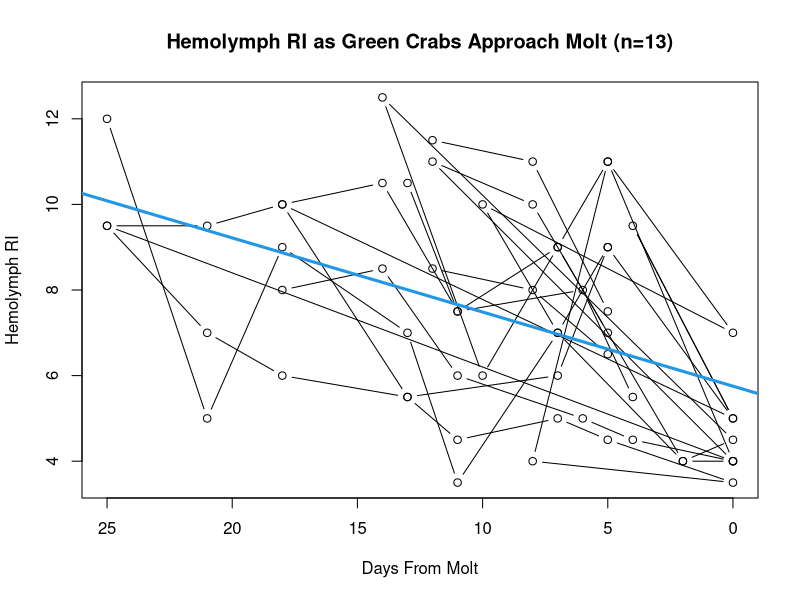
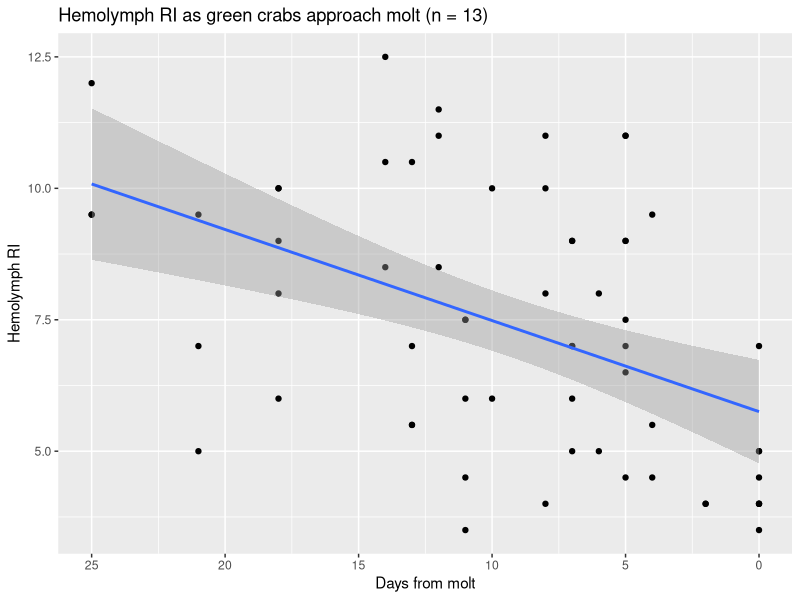
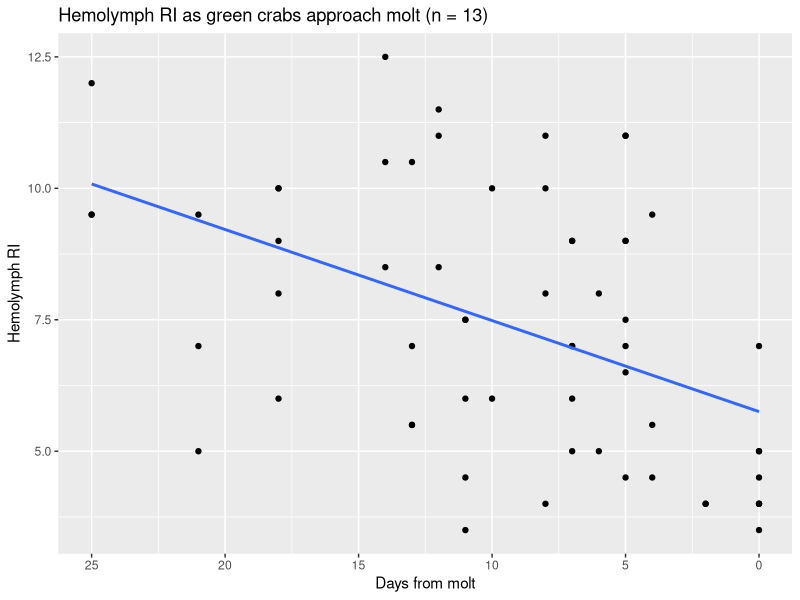
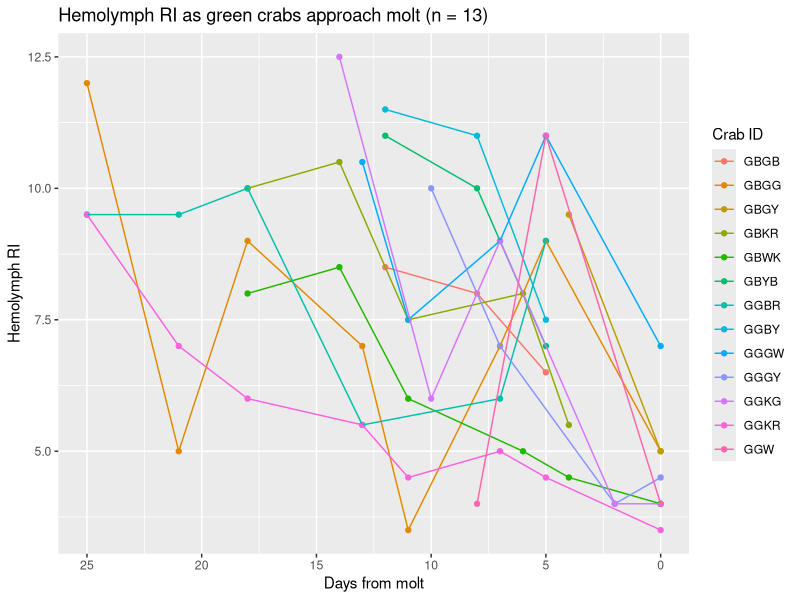
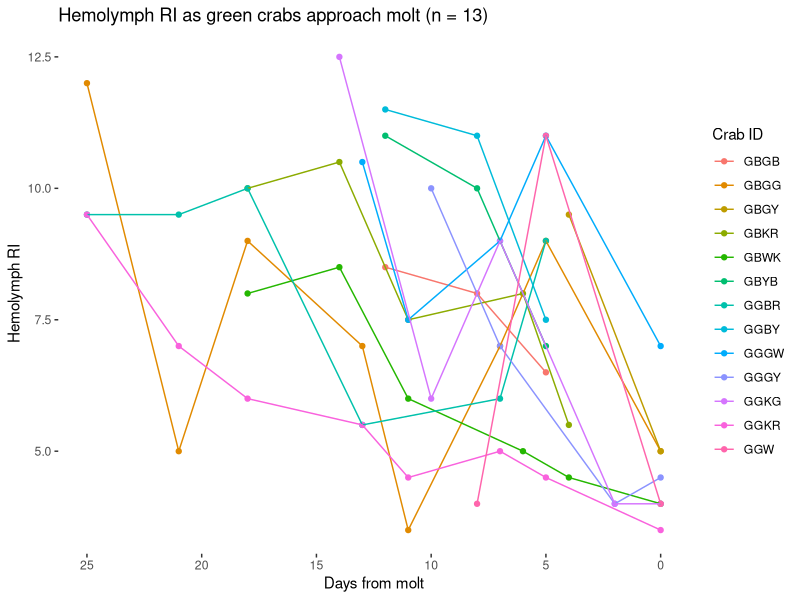
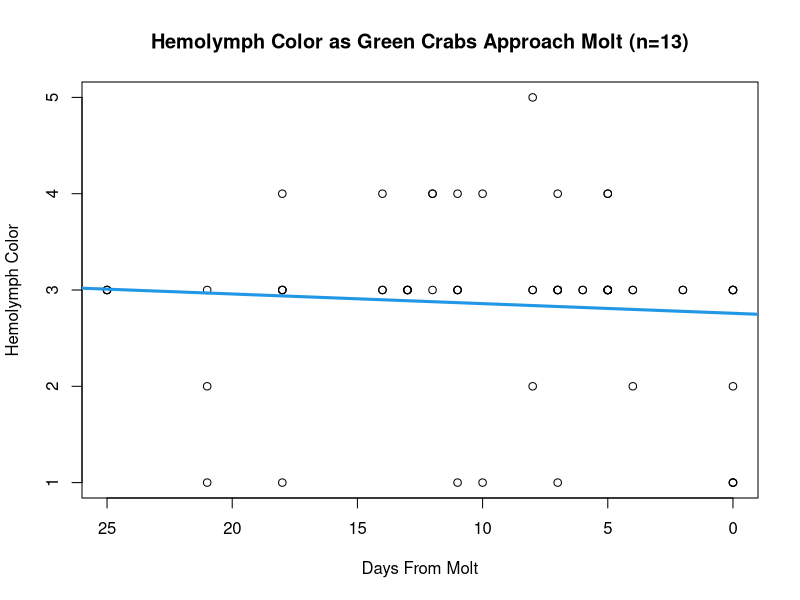
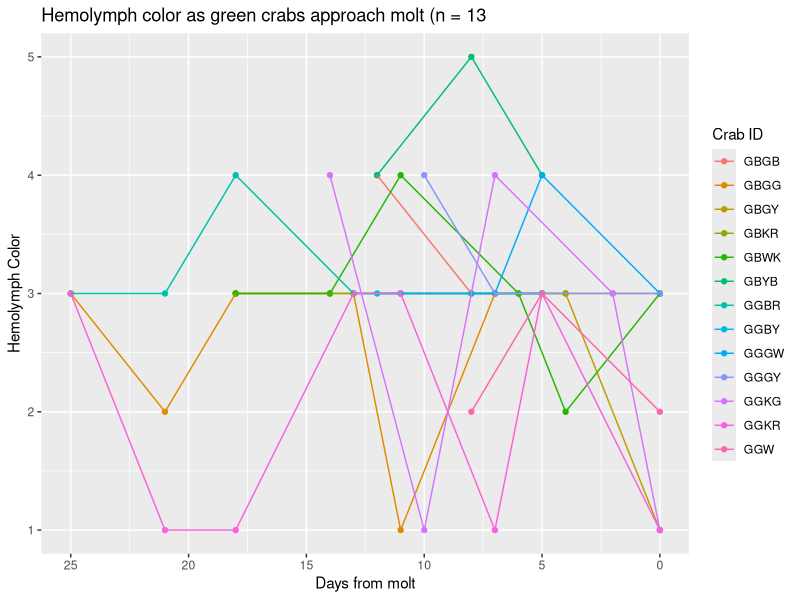
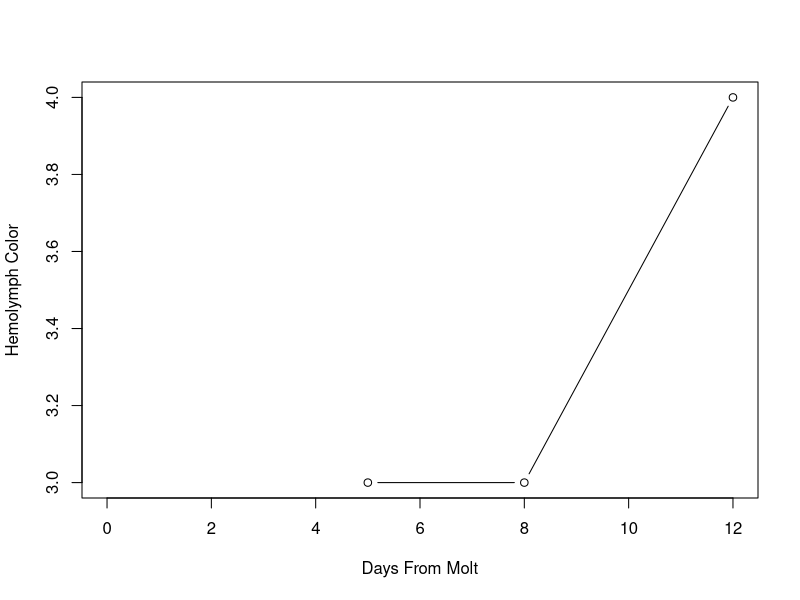

These charts were generated, in order, by the following R code:
## ---- chunk 1

molt_dat <- read.csv("../data/wl_molt_dat.csv")
# read in .csv

library(car)
library(ggplot2)
library(dplyr)
# load relevant libraries for stats analysis
## ---- chunk 2

plot(hemo_ri ~ days_from_molt, data = molt_dat,
     main = "Hemolymph RI as Green Crabs Approach Molt (n=13)",
     xlim = rev(range(days_from_molt)),
     xlab = "Days From Molt", 
     ylab = "Hemolymph RI",
     type = "b")
abline(lm (hemo_ri ~ days_from_molt, data = molt_dat), col = 4, lwd = 3)

# plots hemo ri vs days from molt for all 13 crabs
# need to reverse x axis to count down to molt
# appears to be downward trend in hemolymph RI as crabs approach molt
# need to investigate on an individual level
## ---- chunk 3

molt_dat %>% 
        # pipes molt data into ggplot
  ggplot(aes(x = days_from_molt, y = hemo_ri)) + 
        # populates plot with hemo ri info and defines color with crab ID
    geom_point() + geom_smooth(method=lm) + 
        # specifies type of plot -- linear model with 95 percent confidence
        scale_x_reverse() + 
        # reverses x axis so information counts down to molt
        xlab("Days from molt") + 
        ylab ("Hemolymph RI") +
        ggtitle("Hemolymph RI as green crabs approach molt (n = 13)")
        # renames x and y labels and title

## ---- chunk 4

molt_dat %>% 
        # pipes molt data into ggplot
  ggplot(aes(x = days_from_molt, y = hemo_ri)) + 
        # populates plot with hemo ri info and defines color with crab ID
    geom_point() + geom_smooth(method=lm, se=FALSE) + 
        # specifies type of plot -- linear model without confidence int
        scale_x_reverse() + 
        # reverses x axis so information counts down to molt
        xlab("Days from molt") + 
        ylab ("Hemolymph RI") +
        ggtitle("Hemolymph RI as green crabs approach molt (n = 13)")
        # renames x and y labels and title


## ---- chunk 5

library(ggplot2)
library(dplyr)

molt_dat %>% 
        # pipes molt data into ggplot
  ggplot(aes(x = days_from_molt, y = hemo_ri, colour = crab_id)) + 
        # populates plot with hemo ri info and defines color with crab ID
    geom_point() + geom_line() + 
        # specifies type of plot - scatter linear plot with crab IDs
        scale_x_reverse() + 
        # reverses x axis so information counts down to molt
        xlab("Days from molt") + 
        ylab ("Hemolymph RI") +
        ggtitle("Hemolymph RI as green crabs approach molt (n = 13)") +
        # renames x and y labels and title
        labs(col = "Crab ID") 
        # changes legend title
## ---- chunk 6
library(ggplot2)
library(dplyr)

molt_dat %>% 
        # pipes molt data into ggplot
  ggplot(aes(x = days_from_molt, y = hemo_ri, colour = crab_id)) + 
        # populates plot with hemo ri info and defines color with crab ID
    geom_point() + geom_line() +
        # specifies type of plot - scatter linear plot with crab ids
        scale_x_reverse() + 
        # reverses x axis so information counts down to molt
        xlab("Days from molt") + 
        ylab ("Hemolymph RI") +
        ggtitle("Hemolymph RI as green crabs approach molt (n = 13)") +
        # renames x and y labels and title
        labs(col = "Crab ID") + 
        # changes legend title
        theme(panel.grid.major = element_blank(),
              panel.grid.minor = element_blank(), 
              panel.background = element_blank())
        # removes background grid from plot

## ---- chunk 7
ri_mod <- lm(hemo_ri ~ days_from_molt, data = molt_dat)
summary(ri_mod)
anova(ri_mod)
car::Anova(ri_mod, type = 3)

# linear models for significance testing 
# r square of 0.22 -- weak correlation

## ---- chunk 8

plot(hemo_color ~ days_from_molt, data = molt_dat,
     main = "Hemolymph Color as Green Crabs Approach Molt (n=13)",
     xlim = rev(range(days_from_molt)),
     xlab = "Days From Molt", 
     ylab = "Hemolymph Color")
abline(lm (hemo_color ~ days_from_molt, data = molt_dat), col = 4, lwd = 3)

# plots hemo color vs days from molt for all 13 crabs
# need to reverse x axis to count down to molt
# doesn't appear to be strong trend or correlation

## ---- chunk 9
library(ggplot2)
library(dplyr)

molt_dat %>% 
        # pipes molt data into ggplot
  ggplot(aes(x = days_from_molt, y = hemo_color, colour = crab_id)) + 
        # populates plot with hemo color info and defines color with crab ID
    geom_point() + geom_line() + 
        # specifies type of plot
        scale_x_reverse() + 
        # reverses x axis so information counts down to molt
        xlab("Days from molt") + 
        ylab ("Hemolymph Color") +
        ggtitle("Hemolymph color as green crabs approach molt (n = 13") +
        # renames x and y labels and title
        labs(col = "Crab ID")
        # changes legend title
## ---- chunk 10

col_mod <- lm(hemo_color ~ days_from_molt, data = molt_dat)
summary(col_mod)
anova(col_mod)
car::Anova(col_mod, type = 3)

# linear models for significance testing 

## ---- chunk 11

# individual hemo color graphs over time

plot(hemo_color ~ days_from_molt, data = molt_dat,
     subset = crab_id == "GBGB",
     xlab = "Days From Molt", 
     ylab = "Hemolymph Color",
     type = "b")

plot(hemo_color ~ days_from_molt, data = molt_dat,
     subset = crab_id == "GBGG",
     xlab = "Days From Molt", 
     ylab = "Hemolymph Color",
     type = "b")

plot(hemo_color ~ days_from_molt, data = molt_dat,
     subset = crab_id == "GBGB",
     xlab = "Days From Molt", 
     ylab = "Hemolymph Color",
     type = "b")

plot(hemo_color ~ days_from_molt, data = molt_dat,
     subset = crab_id == "GBGY",
     xlab = "Days From Molt", 
     ylab = "Hemolymph Color",
     type = "b")

plot(hemo_color ~ days_from_molt, data = molt_dat,
     subset = crab_id == "GBKR",
     xlab = "Days From Molt", 
     ylab = "Hemolymph Color",
     type = "b")

plot(hemo_color ~ days_from_molt, data = molt_dat,
     subset = crab_id == "GBWK",
     xlab = "Days From Molt", 
     ylab = "Hemolymph Color",
     type = "b")

plot(hemo_color ~ days_from_molt, data = molt_dat,
     subset = crab_id == "GBYB",
     xlab = "Days From Molt", 
     ylab = "Hemolymph Color",
     type = "b")

plot(hemo_color ~ days_from_molt, data = molt_dat,
     subset = crab_id == "GGBR",
     xlab = "Days From Molt", 
     ylab = "Hemolymph Color",
     type = "b")

plot(hemo_color ~ days_from_molt, data = molt_dat,
     subset = crab_id == "GGBY",
     xlab = "Days From Molt", 
     ylab = "Hemolymph Color",
     type = "b")

plot(hemo_color ~ days_from_molt, data = molt_dat,
     subset = crab_id == "GGGW",
     xlab = "Days From Molt", 
     ylab = "Hemolymph Color",
     type = "b")

plot(hemo_color ~ days_from_molt, data = molt_dat,
     subset = crab_id == "GGGY",
     xlab = "Days From Molt", 
     ylab = "Hemolymph Color",
     type = "b")

plot(hemo_color ~ days_from_molt, data = molt_dat,
     subset = crab_id == "GGKG",
     xlab = "Days From Molt", 
     ylab = "Hemolymph Color",
     type = "b")

plot(hemo_color ~ days_from_molt, data = molt_dat,
     subset = crab_id == "GGKR",
     xlab = "Days From Molt", 
     ylab = "Hemolymph Color",
     type = "b")

plot(hemo_color ~ days_from_molt, data = molt_dat,
     subset = crab_id == "GGW",
     xlab = "Days From Molt", 
     ylab = "Hemolymph Color",
     type = "b")
## ---- chunk 12

# individual RI graphs over time
# appears that as crabs approach molt, RI decreases

plot(hemo_ri ~ days_from_molt, data = molt_dat,
     subset = crab_id == "GBGB",
     xlab = "Days From Molt",
     type = "b")

plot(hemo_ri ~ days_from_molt, data = molt_dat,
     subset = crab_id == "GBGG",
     xlab = "Days From Molt", 
     ylab = "Hemolymph RI",
     type = "b")

plot(hemo_ri ~ days_from_molt, data = molt_dat,
     subset = crab_id == "GBGB",
     xlab = "Days From Molt", 
     ylab = "Hemolymph RI",
     type = "b")

plot(hemo_ri ~ days_from_molt, data = molt_dat,
     subset = crab_id == "GBGY",
     xlab = "Days From Molt", 
     ylab = "Hemolymph RI",
     type = "b")

plot(hemo_ri ~ days_from_molt, data = molt_dat,
     subset = crab_id == "GBKR",
     xlab = "Days From Molt", 
     ylab = "Hemolymph RI",
     type = "b")

plot(hemo_ri ~ days_from_molt, data = molt_dat,
     subset = crab_id == "GBWK",
     xlab = "Days From Molt", 
     ylab = "Hemolymph RI",
     type = "b")

plot(hemo_ri ~ days_from_molt, data = molt_dat,
     subset = crab_id == "GBYB",
     xlab = "Days From Molt", 
     ylab = "Hemolymph RI",
     type = "b")

plot(hemo_ri ~ days_from_molt, data = molt_dat,
     subset = crab_id == "GGBR",
     xlab = "Days From Molt", 
     ylab = "Hemolymph RI",
     type = "b")

plot(hemo_ri ~ days_from_molt, data = molt_dat,
     subset = crab_id == "GGBY",
     xlab = "Days From Molt", 
     ylab = "Hemolymph RI",
     type = "b")

plot(hemo_ri ~ days_from_molt, data = molt_dat,
     subset = crab_id == "GGGW",
     xlab = "Days From Molt", 
     ylab = "Hemolymph RI",
     type = "b")

plot(hemo_ri ~ days_from_molt, data = molt_dat,
     subset = crab_id == "GGGY",
     xlab = "Days From Molt", 
     ylab = "Hemolymph RI",
     type = "b")

plot(hemo_ri ~ days_from_molt, data = molt_dat,
     subset = crab_id == "GGKG",
     xlab = "Days From Molt", 
     ylab = "Hemolymph RI",
     type = "b")

plot(hemo_ri ~ days_from_molt, data = molt_dat,
     subset = crab_id == "GGKR",
     xlab = "Days From Molt", 
     ylab = "Hemolymph RI",
     type = "b")

plot(hemo_ri ~ days_from_molt, data = molt_dat,
     subset = crab_id == "GGW",
     xlab = "Days From Molt", 
     ylab = "Hemolymph RI",
     type = "b")
